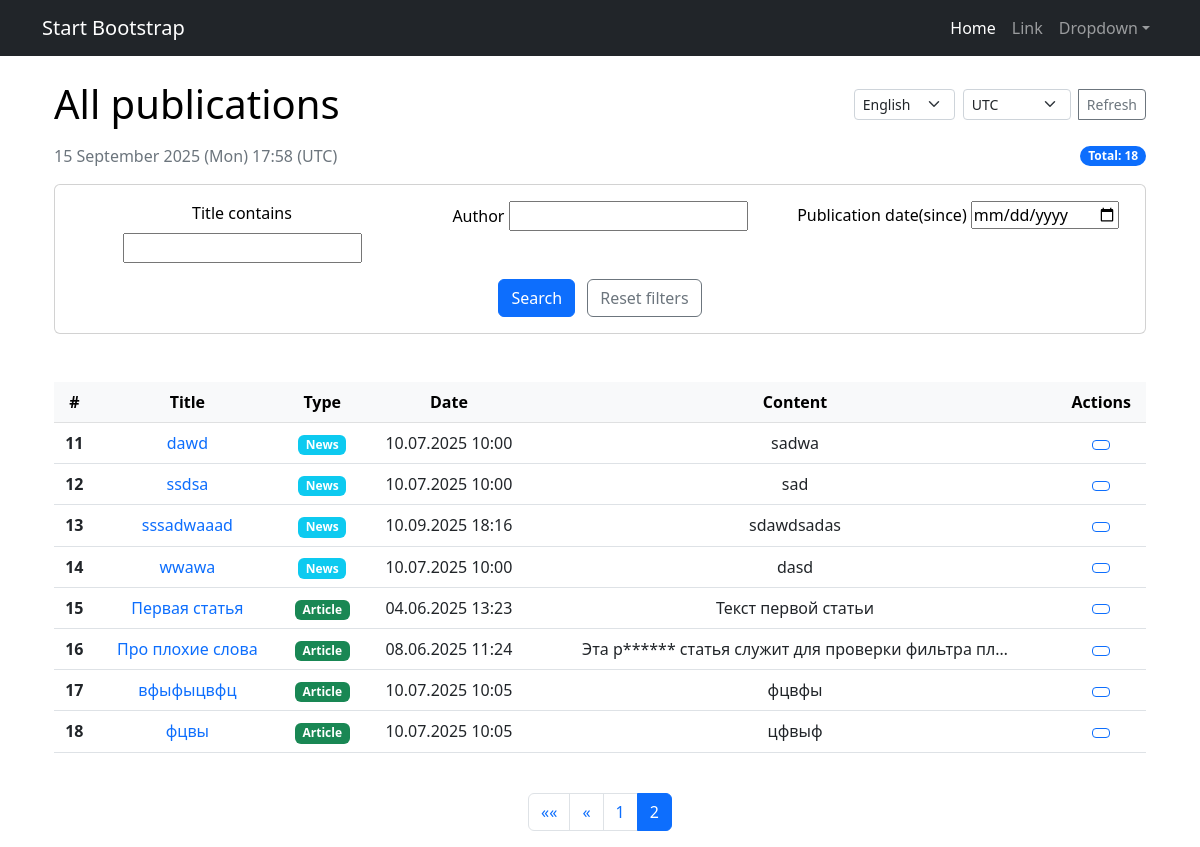
The page /news/search/?page=2 on the database its author committed.
### news/models.py (models this page shows, shortened)
class Post(models.Model):
    author = models.ForeignKey(Author, on_delete=models.CASCADE)
    ARTICLE = 'AR'
    NEWS = 'NW'
    CATEGORY_CHOICES= (
        (NEWS, _('News')),
        (ARTICLE, _('Article')),
    )
    categoryType = models.CharField(max_length=2, choices=CATEGORY_CHOICES, default=ARTICLE, verbose_name=_('Type'), help_text= _('post category'))
    dataCreation = models.DateTimeField(auto_now_add=True)
    postCategory = models.ManyToManyField(Category, through='PostCategory')
    title = models.CharField(max_length=128, help_text= _('post title'))
    text = models.TextField(help_text= _('post text'))
    rating = models.SmallIntegerField(default=0)

### news/views.py (the view)
# urls.py: path('', cache_page(60*1)(PostsList.as_view()), name='news_list'),
class PostsList(ListView):
    model = Post
    ordering = 'title'
    template_name = 'posts.html'
    context_object_name = 'posts'
    paginate_by = 10
    def get_queryset(self):
        queryset = super().get_queryset()
        current_language = get_language()
        activate(current_language)
        self.filterset = PostFilter(self.request.GET, queryset)
        return self.filterset.qs
    def get_context_data(self, **kwargs):
        context= super().get_context_data(**kwargs)
        context['all_posts'] = Post.objects.all()
        context['filterset'] = self.filterset
        context['timezones'] = [
            'UTC',
            'Europe/Moscow',
            'Europe/London',
            'Europe/Berlin',
            'Europe/Paris',
            'America/New_York',
            'America/Los_Angeles',
            'Asia/Tokyo',
            'Asia/Shanghai',
            'Asia/Kolkata',
            'Australia/Sydney'
        ]
        tzname = self.request.session.get('django_timezone')
        if tzname:
            try:
                pytz.timezone(tzname)
                context['TIME_ZONE'] = tzname
            except (pytz.UnknownTimeZoneError, ValueError):
                context['TIME_ZONE'] = 'UTC'
        else:
            context['TIME_ZONE'] = 'UTC'
        if self.request.user.is_authenticated:
            context['subscribed_categories'] = self.request.user.subscribed_categories.all()
        return context
    def get(self, request, *args, **kwargs):
        self.object_list = self.get_queryset()
        context = self.get_context_data()
        return HttpResponse(render(request, self.template_name, context))

### news/context_processors.py (called while the page is built)
def authors_group(request):
    try:
        return {'authors_group': Group.objects.get(name='authors')}
    except Group.DoesNotExist:
        return {'authors_group': None}

### news/templatetags/censor_filters.py (called while the page is built)
@register.filter(needs_autoescape=True)
def censor(value, autoescape=True):
    if not isinstance(value, str):
        return value
    if autoescape:
        esc = conditional_escape
    else:
        esc = lambda x: x
    words = value.split()
    processed_words = []
    for word in words:
        lower_word = word.lower()
        if any(bad_word in lower_word for bad_word in BAD_WORDS):
            censored = word[0] + '*' * (len(word) - 1)
            processed_words.append(esc(censored))
        else:
            processed_words.append(esc(word))
    result = ' '.join(processed_words)
    return mark_safe(result)

### news/templatetags/custom_tags.py (called while the page is built)
@register.simple_tag(takes_context=True)
def url_replace(context, **kwargs):
   d = context['request'].GET.copy()
   for k, v in kwargs.items():
       d[k] = v
   return d.urlencode()

### templates/posts.html (shortened to what this page needs)
{% extends 'flatpages/default.html' %}
{% load custom_tags %}
{% load censor_filters %}
{% load i18n %}
{% load tz %}
{% block content %}
{% with current_tz=request.session.django_timezone|default:"UTC" %}
<div class="container mt-4">
    <div class="row mb-4">
        <div class="col-12">
            <div class="d-flex justify-content-between align-items-center mb-3">
                <h1 class="mb-0">{% trans "All publications" %}</h1>
                <div class="btn-group" role="group">
                    <form action="{% url 'set_language' %}" method="post" class="d-inline me-2">
                        {% get_current_language as LANGUAGE_CODE %}
                        <select name="language" class="form-select form-select-sm" onchange="this.form.submit()">
                            {% get_available_languages as LANGUAGES %}
                            {% get_language_info_list for LANGUAGES as languages %}
                            {% for language in languages %}
                                <option value="{{ language.code }}" {% if language.code == LANGUAGE_CODE %}selected{% endif %}>
                                    {{ language.name_local }}
                                </option>
                            {% endfor %}
                        </select>
                    </form>
                    <form action="{% url 'set_timezone' %}" method="POST" class="d-inline me-2">
                        <select name="timezone" class="form-select form-select-sm" onchange="this.form.submit()">
                            <option value="UTC"{% if current_tz == "UTC" %} selected{% endif %}>UTC</option>
                        </select>
                    </form>
                    <a href="{% url 'news_list' %}" class="btn btn-outline-secondary btn-sm" title="{% trans 'Refresh page' %}">
                         {% trans "Refresh" %}
                    </a>
                </div>
            </div>
            <div class="d-flex justify-content-between align-items-center mb-3">
                <div class="text-muted">
                    {% timezone current_tz %}
                        {% now "d F Y (D) H:i" %}
                    {% endtimezone %}
                    ({{ current_tz }})
                </div>
                {% load cache %}
                {% cache 60 post_count_counter %}
                <div class="badge bg-primary rounded-pill">
                    {% trans "Total" %}: {{ all_posts|length }}
                </div>
                {% endcache %}
            </div>
            <div class="card mb-4">
                <div class="card-body">
                    <form action="" method="get" class="row g-3">
                        {% for field in filterset.form %}
                        <div class="col-md-4">
                            <label for="{{ field.id_for_label }}" class="form-label">{{ field.label }}</label>
                            {{ field }}
                        </div>
                        {% endfor %}
                        <div class="col-12">
                            <button type="submit" class="btn btn-primary">
                                 {% trans "Search" %}
                            </button>
                            <a href="?" class="btn btn-outline-secondary ms-2">{% trans "Reset filters" %}</a>
                        </div>
                    </form>
                </div>
            </div>
        </div>
    </div>
    <div class="row">
        <div class="col-12">
            {% if posts %}
            <div class="table-responsive">
                <table class="table table-hover">
                    <thead class="table-light">
                        <tr>
                            <th scope="col">#</th>
                            <th scope="col">{% trans "Title" %}</th>
                            <th scope="col">{% trans "Type" %}</th>
                            <th scope="col">{% trans "Date" %}</th>
                            <th scope="col">{% trans "Content" %}</th>
                            <th scope="col">{% trans "Actions" %}</th>
                        </tr>
                    </thead>
                    <tbody>
                        {% for post in posts %}
                        <tr>
                            <th scope="row">{{ forloop.counter0|add:page_obj.start_index }}</th>
                            <td>
                                <a href="{% url 'post_detail' post.id %}" class="text-decoration-none">
                                    {{ post.title|censor }}
                                </a>
                            </td>
                            <td>
                                <span class="badge {% if post.categoryType == 'NW' %}bg-info{% else %}bg-success{% endif %}">
                                    {{ post.get_categoryType_display }}
                                </span>
                            </td>
                            <td>
                                {% timezone current_tz %}
                                    {{ post.dataCreation|date:"d.m.Y H:i" }}
                                {% endtimezone %}
                            </td>
                            <td>{{ post.text|truncatechars:50|censor }}</td>
                            <td>
                                <div class="btn-group" role="group">
                                    <a href="{% url 'post_detail' post.id %}" class="btn btn-sm btn-outline-primary">
                                    </a>
                                </div>
                            </td>
                        </tr>
                        {% endfor %}
                    </tbody>
                </table>
            </div>
            {% else %}
            <div class="alert alert-info" role="alert">
                <h4 class="alert-heading">{% trans "No publications!" %}</h4>
                <p>{% trans "Nothing found for your request." %}</p>
            </div>
            {% endif %}
        </div>
    </div>
    {% if page_obj.paginator.num_pages > 1 %}
    <div class="row mt-4">
        <div class="col-12">
            <nav aria-label="Page navigation">
                <ul class="pagination justify-content-center">
                    {% if page_obj.has_previous %}
                    <li class="page-item">
                        <a class="page-link" href="?{% url_replace page=1 %}" aria-label="{% trans 'First' %}">
                            <span aria-hidden="true">&laquo;&laquo;</span>
                        </a>
                    </li>
                    <li class="page-item">
                        <a class="page-link" href="?page={{ page_obj.previous_page_number }}" aria-label="{% trans 'Previous' %}">
                            <span aria-hidden="true">&laquo;</span>
                        </a>
                    </li>
                    {% endif %}
                    {% for num in page_obj.paginator.page_range %}
                        {% if page_obj.number == num %}
                        <li class="page-item active"><span class="page-link">{{ num }}</span></li>
                        {% elif num > page_obj.number|add:'-3' and num < page_obj.number|add:'3' %}
                        <li class="page-item"><a class="page-link" href="?page={{ num }}">{{ num }}</a></li>
                        {% endif %}
                    {% endfor %}
                </ul>
            </nav>
        </div>
    </div>
    {% endif %}
</div>
{% endwith %}
{% endblock content %}

### rows shown on the page
Post: title|censor "dawd", categoryType "News", dataCreation "10.07.2025 10:00", text|censor "sadwa"
Post: title|censor "ssdsa", categoryType "News", dataCreation "10.07.2025 10:00", text|censor "sad"
Post: title|censor "sssadwaaad", categoryType "News", dataCreation "10.09.2025 18:16", text|censor "sdawdsadas"
Post: title|censor "wwawa", categoryType "News", dataCreation "10.07.2025 10:00", text|censor "dasd"
Post: title|censor "Первая статья", categoryType "Article", dataCreation "04.06.2025 13:23", text|censor "Текст первой статьи"
Post: title|censor "Про плохие слова", categoryType "Article", dataCreation "08.06.2025 11:24", text|censor "Эта р****** статья служит для проверки фильтра пл…"
Post: title|censor "вфыфыцвфц", categoryType "Article", dataCreation "10.07.2025 10:05", text|censor "фцвфы"
Post: title|censor "фцвы", categoryType "Article", dataCreation "10.07.2025 10:05", text|censor "цфвыф"

### other values the page prints
{{ current_tz }} "UTC"
{{ all_posts|length }} "18"
{{ field.label }} "Title contains" "Author" "Publication date(since)"
{{ num }} "1"
{{ num }} "2"
form field language "English"
